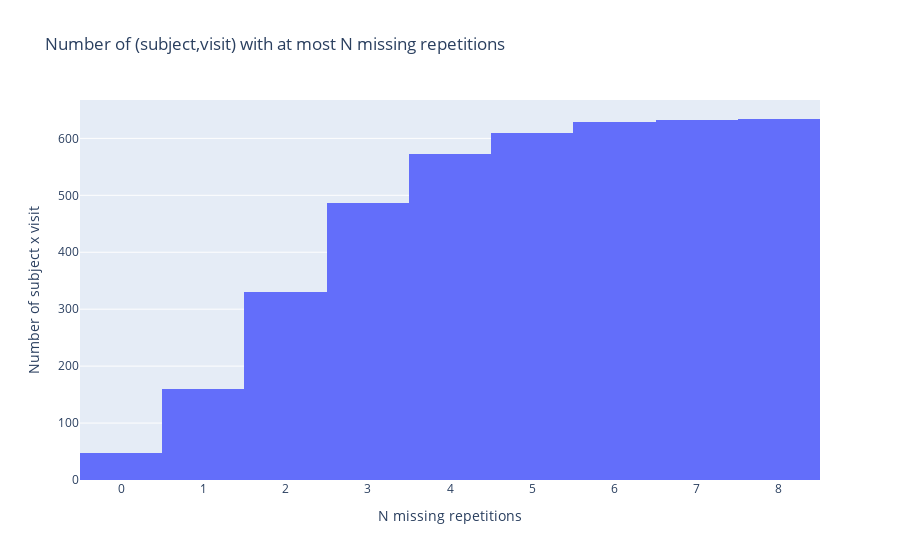

Notebook cell for this chart:
### Code cell
missing_repetitions_per_subject = repetitions_per_subject.max() - repetitions_per_subject
fig = px.histogram(missing_repetitions_per_subject, x="repetitions",cumulative=True, title="Number of (subject,visit) with at most N missing repetitions")
fig.update_xaxes(title="N missing repetitions")
fig.update_yaxes(title="Number of subject x visit")

### Figure 1 — Plotly figure (JSON) as saved in the notebook; plotly's stock layout.template omitted (floating-point values rounded to 4 significant figures; data arrays with more than 128 entries replaced by an {"elided": "..."} marker saying what was removed)
{"data": [{"alignmentgroup": "True", "bingroup": "x", "cumulative": {"enabled": true}, "hovertemplate": "repetitions=%{x}<br>count=%{y}<extra></extra>", "legendgroup": "", "marker": {"color": "#636efa", "pattern": {"shape": ""}}, "name": "", "offsetgroup": "", "orientation": "v", "showlegend": false, "type": "histogram", "x": {"elided": "634 int values"}, "xaxis": "x", "yaxis": "y"}], "layout": {"barmode": "relative", "legend": {"tracegroupgap": 0}, "title": {"text": "Number of (subject,visit) with at most N missing repetitions"}, "xaxis": {"anchor": "y", "domain": [0, 1], "title": {"text": "N missing repetitions"}}, "yaxis": {"anchor": "x", "domain": [0, 1], "title": {"text": "Number of subject x visit"}}}}
